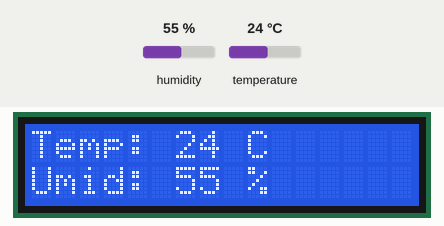
Bench run of a sketch on a simulated Arduino Uno, built with avr-gcc and run on an emulated ATmega328P. Parts: 16×2 character LCD. Inputs (shaded band) come from the test bench; at power-on: humidity 55 %, temperature 24 °C.

Above: at 3.2 s.
3.3 s: humidity set to 22 %
At 5.4 s:
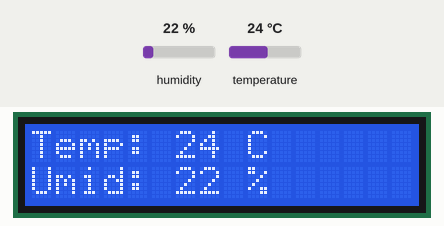
6.0 s: temperature set to 12 °C
At 6.7 s:
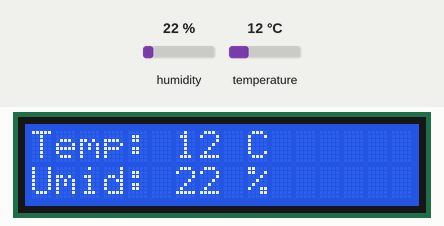
8.7 s: humidity set to 40 %
At 10.7 s:
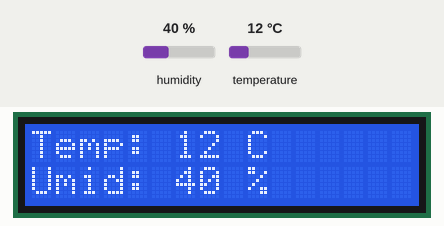
11.7 s: temperature set to 19 °C
At 13.3 s:
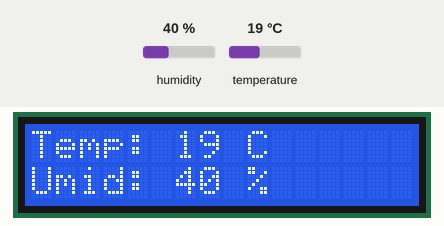
Timing chart, 0 to 14.8 s (numbered marks = the images above; inputs shaded):
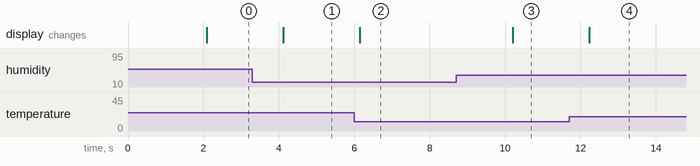

Measured:
- after the input at 3.3 s, the display: changes after 0.82 s (image 1)
- after the input at 6.0 s, the display: changes after 0.15 s (image 2)
- after the input at 8.7 s, the display: changes after 1.5 s (image 3)
- after the input at 11.7 s, the display: changes after 0.54 s (image 4)

The sketch:

temp-humi-sens.ino
```cpp
#include <SimpleDHT.h>
#include <LiquidCrystal.h>

// Definizione pin
int pinDHT11 = 2;
SimpleDHT11 dht11(pinDHT11);

// LCD: RS, E, D4, D5, D6, D7
LiquidCrystal lcd(7, 8, 9, 10, 11, 12);

void setup() {
  lcd.begin(16, 2); // Inizializza LCD 16x2
  lcd.print("Inizializzo...");
  delay(2000);
  lcd.clear();
}

void loop() {
  byte temperature = 0;
  byte humidity = 0;
  int err = dht11.read(&temperature, &humidity, NULL);

  lcd.clear();
  if (err != SimpleDHTErrSuccess) {
    lcd.setCursor(0, 0);
    lcd.print("Errore lettura");
    delay(2000);
    return;
  }

  lcd.setCursor(0, 0);
  lcd.print("Temp: ");
  lcd.print((int)temperature);
  lcd.print(" C");

  lcd.setCursor(0, 1);
  lcd.print("Umid: ");
  lcd.print((int)humidity);
  lcd.print(" %");

  delay(2000); // Attendi prima di rileggere
}
```
